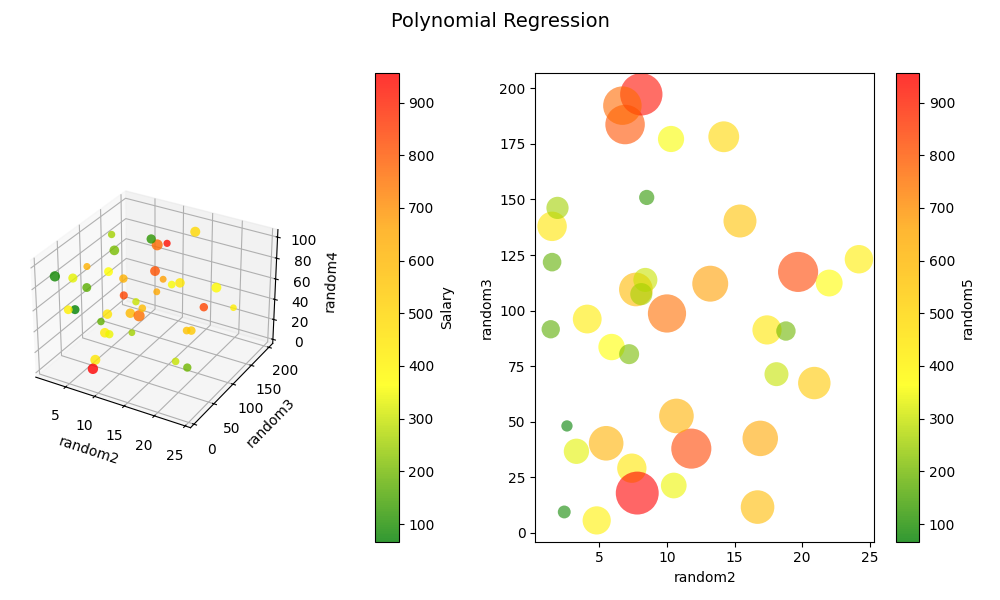

Recreate this plot in Python.
import pandas as pd
import matplotlib.pyplot as plt
from matplotlib.colors import LinearSegmentedColormap

data = pd.read_csv('LinearRegression/random.csv')

fig = plt.figure(figsize=(10, 6))
t = fig.suptitle('Polynomial Regression', fontsize=14)

# 散點圖
ax1 = fig.add_subplot(121, projection='3d')
cmap = LinearSegmentedColormap.from_list('custom_cmap', ['green','yellow','orange', 'red'])
scatter = ax1.scatter(data['random2'], data['random3'], data['random4'], c=data['random5'], cmap=cmap, s=data['random1'], marker='o', edgecolors='none', alpha=0.8)
ax1.set_xlabel('random2')
ax1.set_ylabel('random3')
ax1.set_zlabel('random4')


# 添加颜色條
cb1 = plt.colorbar(scatter, ax=ax1, pad=0.2)
cb1.set_label('Salary')


ax2 = fig.add_subplot(122)
ax2.scatter(data['random2'], data['random3'], c=data['random5'], s=data['random5'], marker='o', edgecolors='none', alpha=0.6, cmap=cmap)
ax2.set_xlabel('random2')
ax2.set_ylabel('random3')


cb2 = plt.colorbar(scatter, ax=ax2)
cb2.set_label('random5')

plt.tight_layout(rect=[0, 0, 1, 0.96])
plt.savefig('LinearRegression/test7_2.png')
plt.show()
